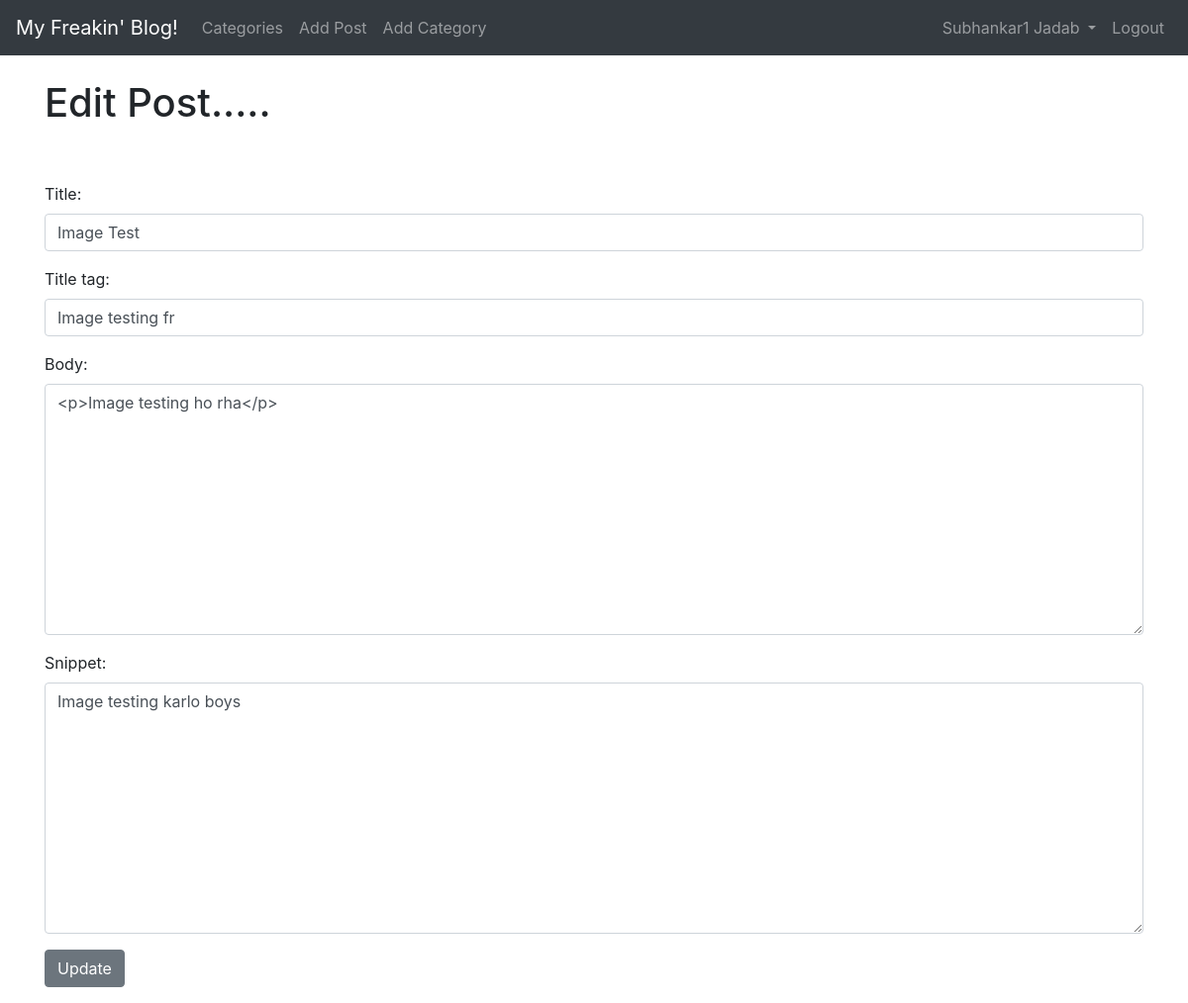
The app's page /article/edit/23 (signed in) with its own data.
### theblog/models.py (models this page shows, shortened)
class Post(models.Model):
    title = models.CharField(max_length=100)
    title_tag = models.CharField(max_length=100)
    author = models.ForeignKey(User,on_delete=models.CASCADE)
    header_image = models.ImageField(null=True,blank=True,upload_to='images/')
    body = RichTextField(blank=True,null=True)
    post_date = models.DateField(auto_now_add=True)
    category = models.CharField(max_length=100,default='uncategorized')
    snippet = models.CharField(max_length=100)
    likes = models.ManyToManyField(User,related_name='blog_posts')

### theblog/views.py (the view)
# urls.py: path('article/edit/<int:pk>',EditPostView.as_view(),name='update_post'),
class EditPostView(UpdateView):
    model = Post
    form_class = EditForm
    template_name = 'update_post.html'

### theblog/forms.py
class EditForm(forms.ModelForm):
    class Meta:
        model = Post
        fields = ('title','title_tag','body','snippet')
        widgets = {
            'title': forms.TextInput(attrs={'class' : 'form-control'}),
            'title_tag': forms.TextInput(attrs={'class' : 'form-control'}),
            'body': forms.Textarea(attrs={'class' : 'form-control'}),
            'snippet': forms.Textarea(attrs={'class' : 'form-control'}),
        }

### theblog/templates/update_post.html (shortened to what this page needs)
{% extends 'base.html' %}
{% block content %}
{% if user.is_authenticated %}
{% if user.id == post.author.id %}
    <h1>Edit Post.....</h1>
    <br> <br>
    <div class="form-group">
        <form method="POST">
            {{form.as_p}}
            <button class="btn btn-secondary">Update</button>
        </form>
    </div>
{% else %}
        <h7>You're not allowed here and (you know it!)</h7>
{% endif %}
{% else %}
   <h7>You're not allowed here and (you know it!)</h7>
{% endif %}
{% endblock %}

### theblog/templates/base.html (shortened to what this page needs)
<!doctype html>
<html lang="en">
  <head>
    <link href="https://cdn.jsdelivr.net/npm/bootstrap@5.3.1/dist/css/bootstrap.min.css" rel="stylesheet">
    <link rel="stylesheet" href="https://cdn.jsdelivr.net/npm/bootstrap@4.6.2/dist/css/bootstrap.min.css">
  </head>
  <body>
    <nav class="navbar navbar-expand-lg navbar-dark bg-dark">
        <a class="navbar-brand" href="{% url 'home' %}">My Freakin' Blog!</a>
        <div class="collapse navbar-collapse" id="navbarSupportedContent">
          <ul class="navbar-nav mr-auto">
            {% if cat_menu %}
            <li class="nav-item dropdown">
              <a class="nav-link dropdown-toggle" href="#" id="navbarDropdown" role="button" data-bs-toggle="dropdown" data-toggle="dropdown" aria-haspopup="true" aria-expanded="false">
                Categories
              </a>
              <div class="dropdown-menu" aria-labelledby="navbarDropdown">
                {% for item in cat_menu %}
                <a class="dropdown-item" href="{% url 'category' item|slugify %}">{{item}}<br></a>
                {% endfor %}
               </div>
            </li>
            {% else %}
            <li class="nav-item">
              <a class="nav-link" href="{% url 'category_list' %}">Categories</a>
            </li>
            {% endif %}
            {% if user.is_authenticated %}
              <li class="nav-item">
                <a class="nav-link" href="{% url 'add_post' %}">Add Post</a>
              </li>
              <li class="nav-item">
                <a class="nav-link" href="{% url 'add_category' %}">Add Category</a>
              </li>
            {% endif %}
          </ul>
          <ul class="navbar-nav ml-auto">
            {% if user.is_authenticated %}
            <li class="nav-item dropdown">
              <a class="nav-link dropdown-toggle" href="#" id="navbarDropdown" data-bs-toggle="dropdown" role="button" data-toggle="dropdown" aria-haspopup="true" aria-expanded="false">
                {{user.first_name}}
                {{user.last_name}}
              </a>
            </li>
              <a class="nav-link" href="{% url 'logout' %}">Logout</a>
            {% endif %}
          </ul>
        </div>
      </nav>
    <br>
    <div class="container">
        {% block content %}
        {% endblock %}
    </div>
  </body>
</html>

### records on screen
Post: title "Image Test", title_tag "Image testing fr", body "<p>Image testing ho rha</p>", snippet "Image testing karlo boys"

### other values on screen
{{ user.first_name }} "Subhankar1"
{{ user.last_name }} "Jadab"
